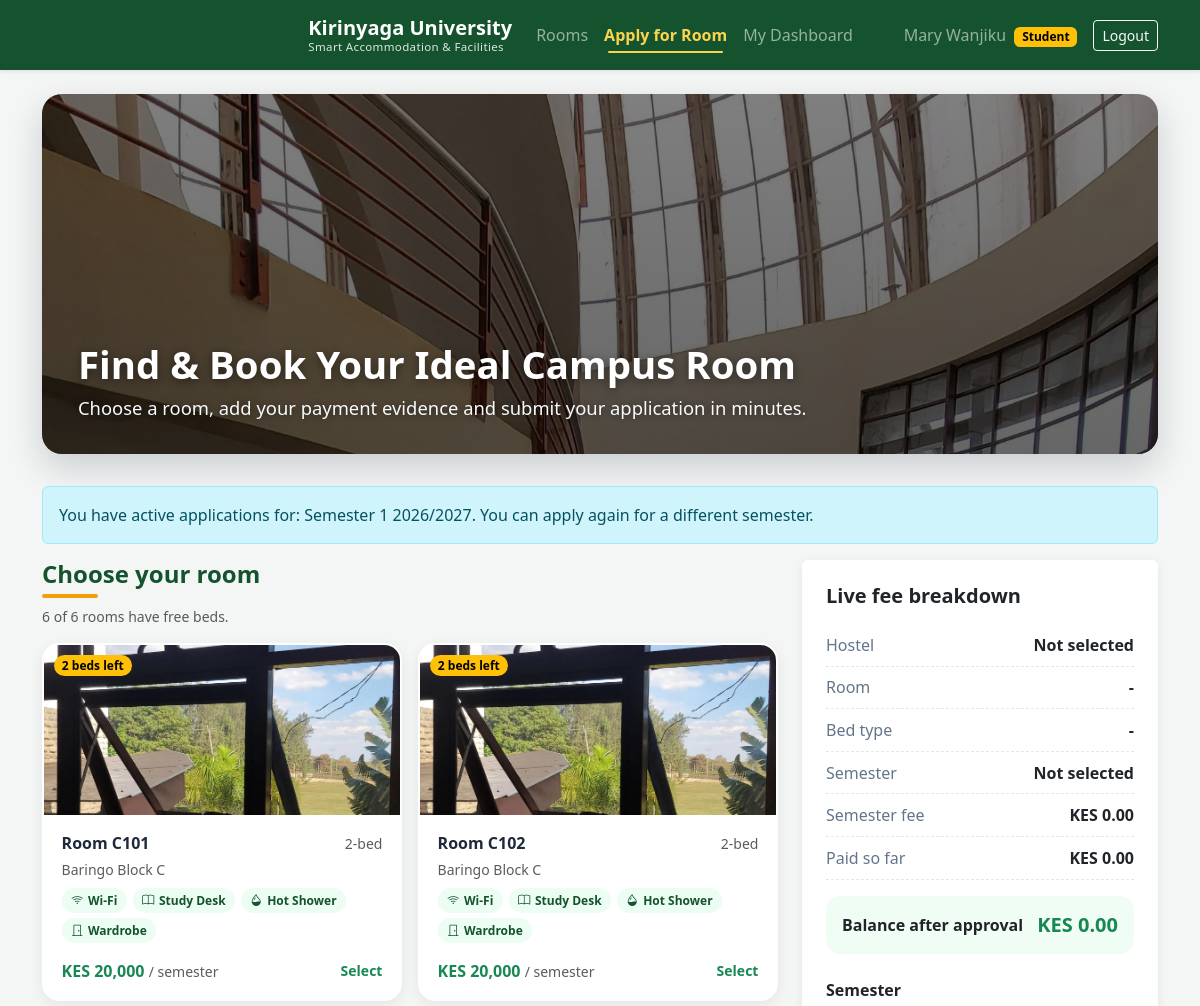
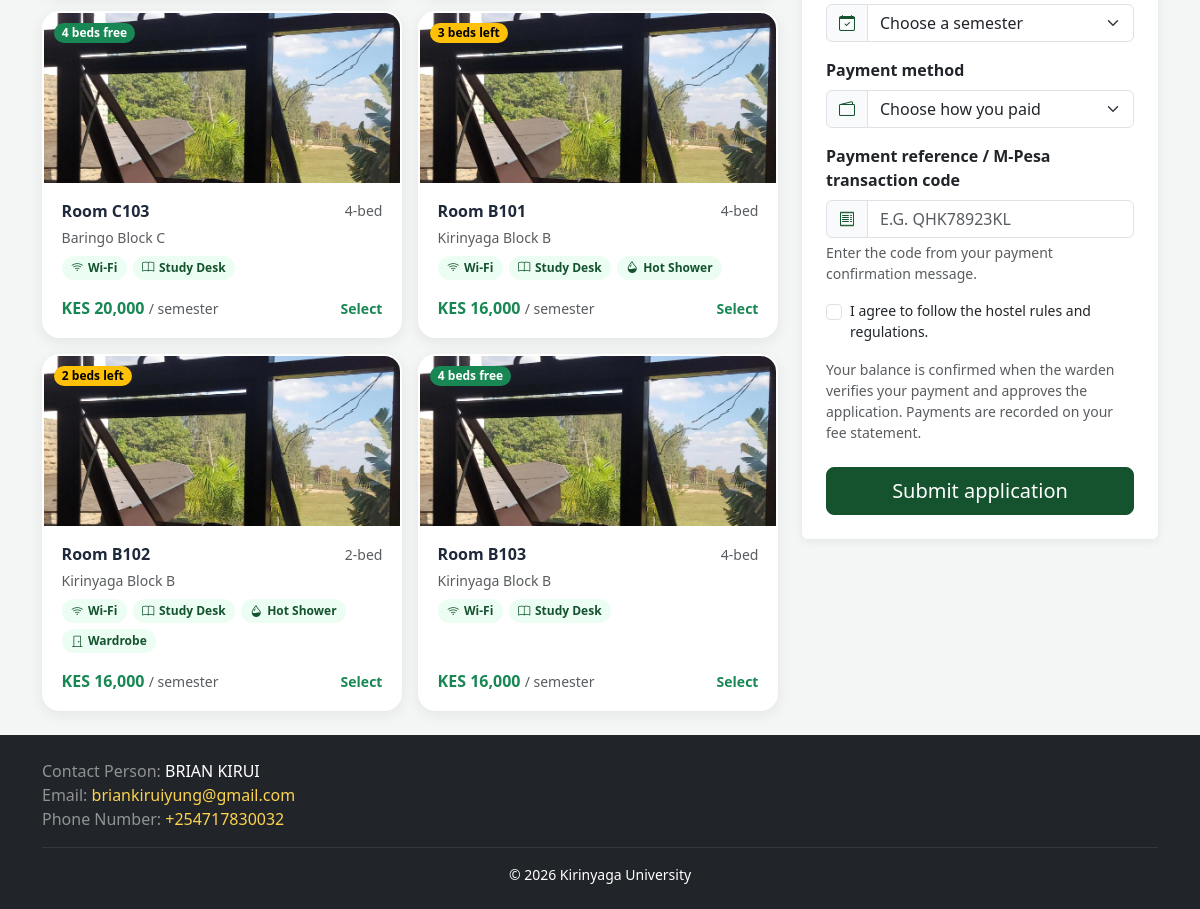
Screenshot of /apply_room.php (signed in) with the database file from the repository (2 pictures, top to bottom).
### tables this page shows
CREATE TABLE rooms (
  room_id INT AUTO_INCREMENT PRIMARY KEY,
  hostel_id INT NOT NULL,
  room_number VARCHAR(10) NOT NULL,
  capacity TINYINT UNSIGNED NOT NULL CHECK (capacity BETWEEN 1 AND 8),
  status ENUM('Available','Maintenance') NOT NULL DEFAULT 'Available',
  amenities VARCHAR(255) NOT NULL DEFAULT '',
  UNIQUE KEY uq_room (hostel_id, room_number),
  CONSTRAINT fk_room_hostel FOREIGN KEY (hostel_id) REFERENCES hostels(hostel_id) ON DELETE CASCADE
);

CREATE TABLE hostels (
  hostel_id INT AUTO_INCREMENT PRIMARY KEY,
  name VARCHAR(80) NOT NULL UNIQUE,
  gender ENUM('Male','Female','Mixed') NOT NULL,
  location VARCHAR(120) NOT NULL,
  fee_per_semester DECIMAL(10,2) NOT NULL CHECK (fee_per_semester >= 0),
  image VARCHAR(120) NULL
);

### apply_room.php (the view, shortened to what this page needs)
<?php
require_once __DIR__ . '/auth_check.php';
$uid = (int)$_SESSION['user_id'];
$semesterChoice = $_SERVER['REQUEST_METHOD'] === 'POST' ? post('semester') : '';
try {
    $profile = fetch_user_profile($conn, $uid);
    $gender = (string)($profile['gender'] ?? '');
    $emailOk = is_kyu_email((string)($profile['email'] ?? ''));
    $activeStmt = $conn->prepare("SELECT DISTINCT semester FROM applications WHERE user_id = ? AND status IN ('Pending', 'Approved')");
    $activeStmt->bind_param('i', $uid);
    $activeStmt->execute();
    $activeSemesters = array_column($activeStmt->get_result()->fetch_all(MYSQLI_ASSOC), 'semester');
    $hasActive = $semesterChoice !== '' && in_array($semesterChoice, $activeSemesters, true);
} catch (mysqli_sql_exception $ex) {
    error_log($ex->getMessage());
    exit('Something went wrong. Please try again later.');
}
$hostelFilter = (int)($_GET['hostel'] ?? 0);
$paymentReference = '';
try {
    $allRooms = fetch_rooms($conn);
} catch (mysqli_sql_exception $ex) {
    error_log($ex->getMessage());
    $allRooms = [];
}
$rooms = array_values(array_filter($allRooms, static function (array $candidate) use ($gender, $hostelFilter): bool {
    if (!eligible_for((string)$candidate['gender'], $gender)) {
        return false;
    }
    return $hostelFilter === 0 || (int)$candidate['hostel_id'] === $hostelFilter;
}));
$openCount = 0;
foreach ($rooms as $candidate) {
    if (room_free_beds($candidate) > 0) {
        $openCount++;
    }
}
$formAction = 'apply_room.php' . ($hostelFilter !== 0 ? '?hostel=' . $hostelFilter : '');
$canSubmit = $emailOk && !$hasActive;
require __DIR__ . '/header.php';
?>
<?php render_banner('banner-atrium.jpg', 'Bright atrium with a glass dome and curved balconies', 'Find & Book Your Ideal Campus Room', 'Choose a room, add your payment evidence and submit your application in minutes.'); ?>
<?php if ($activeSemesters): ?>
  <div class="alert alert-info">You have active applications for: <?= e(implode(', ', $activeSemesters)) ?>. You can apply again for a different semester.</div>
<?php endif; ?>
<form method="post" action="<?= e($formAction) ?>" class="row g-4" data-validate data-room-form novalidate>
  <div class="col-lg-8">
    <div class="mb-3">
      <h2 class="h4 section-title mb-2">Choose your room</h2>
      <p class="small text-muted mb-0">
        <?= $openCount ?> of <?= count($rooms) ?> rooms have free beds.
      </p>
    </div>
    <div class="row row-cols-1 row-cols-md-2 g-3">
      <?php foreach ($rooms as $room): ?>
        <?php
          $roomId = (int)$room['room_id'];
          $capacity = (int)$room['capacity'];
          $free = room_free_beds($room);
          $bookable = $free > 0;
          $badge = availability($free);
          $inputId = 'room-' . $roomId;
        ?>
        <div class="col">
          <label class="room-card<?= $bookable ? '' : ' is-disabled' ?>" for="<?= e($inputId) ?>">
            <span class="room-card-media">
              <?php render_image(room_photo_for($capacity), $capacity . '-bed room interior', 'room-card-img'); ?>
              <span class="badge rounded-pill text-bg-<?= e($badge['class']) ?> room-card-status"><?= e($badge['label']) ?></span>
            </span>
            <span class="room-card-body">
              <span class="d-flex justify-content-between align-items-center mb-1">
                <span class="fw-bold">Room <?= e($room['room_number']) ?></span>
                <span class="small text-muted"><?= $capacity ?>-bed</span>
              </span>
              <span class="small text-muted mb-2"><?= e($room['hostel_name']) ?></span>
              <span class="amenity-list mb-3"><?php render_amenity_badges((string)$room['amenities']); ?></span>
              <span class="d-flex justify-content-between align-items-center mt-auto">
                <span class="fw-bold text-success"><?= e(money_short($room['fee_per_semester'])) ?> <small class="fw-normal text-muted">/ semester</small></span>
                <span class="small fw-semibold <?= $bookable ? 'text-success' : 'text-muted' ?>"><?= $bookable ? 'Select' : 'Unavailable' ?></span>
              </span>
            </span>
          </label>
        </div>
      <?php endforeach; ?>
    </div>
  </div>
  <div class="col-lg-4">
    <aside class="card fee-summary p-4" aria-live="polite">
      <h2 class="h5 fw-bold mb-3">Live fee breakdown</h2>
      <dl class="fee-list mb-3">
        <div><dt>Hostel</dt><dd data-field="hostel">Not selected</dd></div>
        <div><dt>Room</dt><dd data-field="room">-</dd></div>
        <div><dt>Bed type</dt><dd data-field="beds">-</dd></div>
        <div><dt>Semester</dt><dd data-field="semester">Not selected</dd></div>
        <div><dt>Semester fee</dt><dd data-field="fee">KES 0.00</dd></div>
        <div><dt>Paid so far</dt><dd data-field="paid">KES 0.00</dd></div>
      </dl>
      <div class="fee-total d-flex justify-content-between align-items-center mb-4">
        <span class="fw-semibold">Balance after approval</span>
        <span class="fs-5 fw-bold text-success" data-field="balance">KES 0.00</span>
      </div>
      <div class="mb-3">
        <label class="form-label fw-semibold" for="semester">Semester</label>
        <div class="input-group has-validation">
          <span class="input-group-text"><i class="bi bi-calendar-check" aria-hidden="true"></i></span>
          <select id="semester" name="semester" class="form-select" data-rule="select">
            <option value="">Choose a semester</option>
          </select>
        </div>
      </div>
      <div class="mb-3">
        <label class="form-label fw-semibold" for="payment_method">Payment method</label>
        <div class="input-group has-validation">
          <span class="input-group-text"><i class="bi bi-wallet2" aria-hidden="true"></i></span>
          <select id="payment_method" name="payment_method" class="form-select" data-rule="select">
            <option value="">Choose how you paid</option>
          </select>
        </div>
      </div>
      <div class="mb-3">
        <label class="form-label fw-semibold" for="payment_reference">Payment reference / M-Pesa transaction code</label>
        <div class="input-group has-validation">
          <span class="input-group-text"><i class="bi bi-receipt" aria-hidden="true"></i></span>
          <input id="payment_reference" name="payment_reference" class="form-control text-uppercase" placeholder="e.g. QHK78923KL" maxlength="20" value="<?= e($paymentReference) ?>" data-rule="paycode" data-method="#payment_method" autocomplete="off">
        </div>
        <div class="form-text">Enter the code from your payment confirmation message.</div>
      </div>
      <div class="form-check mb-3">
        <input class="form-check-input" type="checkbox" name="terms" id="terms" data-rule="checked" <?= empty($_POST['terms']) ? '' : 'checked' ?>>
        <label class="form-check-label small" for="terms">I agree to follow the hostel rules and regulations.</label>
      </div>
      <p class="small text-muted mb-4">Your balance is confirmed when the warden verifies your payment and approves the application. Payments are recorded on your fee statement.</p>
      <button class="btn btn-primary btn-lg w-100" <?= $canSubmit ? '' : 'disabled' ?>>Submit application</button>
    </aside>
  </div>
</form>
<?php require __DIR__ . '/footer.php'; ?>

### functions.php (shortened to what this page needs)
<?php
function e($value): string
{
    return htmlspecialchars((string)$value, ENT_QUOTES, 'UTF-8');
}
function money_short($amount): string
{
    return 'KES ' . number_format((float)$amount, 0);
}
function is_kyu_email(string $email): bool
{
    $domain = strtolower(substr($email, strrpos($email, '@') + 1));
    return in_array($domain, KYU_EMAIL_DOMAINS, true);
}
function eligible_for(string $hostelGender, string $studentGender): bool
{
    return $hostelGender === 'Mixed' || $hostelGender === $studentGender;
}
function availability(int $free): array
{
    if ($free <= 3) {
        return ['label' => $free . ($free === 1 ? ' bed left' : ' beds left'), 'class' => 'warning'];
    }
    return ['label' => $free . ' beds free', 'class' => 'success'];
}
function fetch_user_profile(mysqli $conn, int $userId): array
{
    $stmt = $conn->prepare('SELECT user_id, reg_no, full_name, email, phone, gender FROM users WHERE user_id = ?');
    $stmt->bind_param('i', $userId);
    $stmt->execute();
    return $stmt->get_result()->fetch_assoc() ?? [];
}
function fetch_rooms(mysqli $conn): array
{
    $sql = "SELECT r.room_id, r.room_number, r.capacity, r.status, r.amenities,
                   h.hostel_id, h.name AS hostel_name, h.gender, h.fee_per_semester,
                   (SELECT COUNT(*) FROM applications a WHERE a.room_id = r.room_id AND a.status = 'Approved') AS occupied
            FROM rooms r
            JOIN hostels h ON h.hostel_id = r.hostel_id
            ORDER BY h.name, r.room_number";
    return $conn->query($sql)->fetch_all(MYSQLI_ASSOC);
}
function room_free_beds(array $room): int
{
    return max(0, (int)$room['capacity'] - (int)$room['occupied']);
}
function asset_url(string $filename): string
{
    $name = basename($filename);
    return ($name !== '' && is_file(__DIR__ . '/assets/images/' . $name)) ? 'assets/images/' . $name : '';
}
function render_image(string $filename, string $alt, string $class = '', bool $lazy = true): void
{
    $src = asset_url($filename);
    echo '<img src="' . e($src) . '" alt="' . e($alt) . '" class="' . e($class) . '"' . ($lazy ? ' loading="lazy"' : '') . '>';
}
function render_banner(string $filename, string $alt, string $title, string $subtitle = ''): void
{
    echo '<section class="kyu-hero kyu-banner">';
    render_image($filename, $alt, 'kyu-hero-img', false);
    echo '<div class="kyu-hero-overlay" aria-hidden="true"></div>';
    echo '<div class="kyu-hero-content">';
    echo '<h1 class="kyu-hero-title">' . e($title) . '</h1>';
    if ($subtitle !== '') {
        echo '<p class="kyu-hero-subtitle mb-0">' . e($subtitle) . '</p>';
    }
    echo '</div></section>';
}
function amenities_list(string $csv): array
{
    $items = array_map('trim', explode(',', $csv));
    return array_values(array_filter($items, static fn(string $item): bool => $item !== ''));
}
function render_amenity_badges(string $csv): void
{
    foreach (amenities_list($csv) as $amenity) {
        $icon = AMENITY_ICONS[$amenity] ?? 'bi-check2';
        echo '<span class="amenity-badge"><i class="bi ' . e($icon) . '" aria-hidden="true"></i>' . e($amenity) . '</span>';
    }
}

### style.css (style rules this page uses)
:root { --kyu-green-dark: #0f3f22; --kyu-green: #14532d; --kyu-green-light: #15803d; --kyu-gold: #f59e0b; --kyu-gold-soft: #fcd34d; --kyu-surface: #f4f6f5; --kyu-ink: #1e293b; --kyu-radius: 1.1rem; }
html { scroll-behavior: smooth; }
body { display: flex; flex-direction: column; min-height: 100vh; background: var(--kyu-surface); color: var(--kyu-ink); }
img { object-fit: cover; }
[id] { scroll-margin-top: 90px; }
.btn-primary { --bs-btn-bg: var(--kyu-green); --bs-btn-border-color: var(--kyu-green); --bs-btn-hover-bg: var(--kyu-green-dark); --bs-btn-hover-border-color: var(--kyu-green-dark); --bs-btn-active-bg: var(--kyu-green-dark); --bs-btn-active-border-color: var(--kyu-green-dark); --bs-btn-disabled-bg: var(--kyu-green); --bs-btn-disabled-border-color: var(--kyu-green); --bs-btn-focus-shadow-rgb: 20, 83, 45; }
.input-group-text { background: #f8fafc; color: var(--kyu-green); }
.card { border: 0; box-shadow: 0 2px 10px rgba(15, 23, 42, .07); }
.kyu-hero { position: relative; overflow: hidden; color: #fff; }
.kyu-hero-img { position: absolute; inset: 0; width: 100%; height: 100%; object-fit: cover; object-position: center; }
.kyu-hero-overlay { position: absolute; inset: 0; z-index: 1; background: linear-gradient(rgba(0, 0, 0, 0.5), rgba(0, 0, 0, 0.6)); }
.kyu-hero-content { position: relative; z-index: 2; }
.kyu-hero-title { margin-bottom: .5rem; font-size: clamp(1.6rem, 3.2vw, 2.5rem); font-weight: 800; line-height: 1.15; text-shadow: 0 2px 10px rgba(0, 0, 0, .45); }
.kyu-hero-subtitle { font-size: clamp(1rem, 1.6vw, 1.15rem); color: #f8fafc; text-shadow: 0 1px 6px rgba(0, 0, 0, .45); }
.kyu-banner { display: flex; align-items: flex-end; height: 360px; margin-bottom: 2rem; border-radius: 1.25rem; box-shadow: 0 14px 35px rgba(15, 23, 42, .18); }
.kyu-banner .kyu-hero-content { padding: 2rem 2.25rem; }
.section-title { font-weight: 700; color: var(--kyu-green); }
.section-title::after { content: ''; display: block; width: 56px; height: 4px; margin-top: .35rem; border-radius: 2px; background: var(--kyu-gold); }
.room-card { display: flex; flex-direction: column; height: 100%; overflow: hidden; border: 2px solid transparent; border-radius: var(--kyu-radius); background: #fff; cursor: pointer; box-shadow: 0 4px 14px rgba(15, 23, 42, .07); transition: border-color .2s ease, box-shadow .2s ease, transform .2s ease; }
.room-card-media { position: relative; display: block; }
.room-card-img { display: block; width: 100%; height: 170px; object-fit: cover; }
.room-card-status { position: absolute; top: 10px; left: 10px; }
.room-card-body { display: flex; flex-direction: column; flex: 1; padding: 1rem 1.1rem; }
.amenity-list { display: flex; flex-wrap: wrap; gap: .35rem; }
.amenity-badge { display: inline-flex; align-items: center; gap: .3rem; padding: .2rem .6rem; border-radius: 999px; background: #ecfdf3; color: var(--kyu-green); font-size: .75rem; font-weight: 600; }
.fee-summary { position: sticky; top: 96px; }
.fee-list > div { display: flex; justify-content: space-between; gap: 1rem; padding: .55rem 0; border-bottom: 1px dashed #e2e8f0; }
.fee-list dt { font-weight: 500; color: #64748b; }
.fee-list dd { margin: 0; font-weight: 600; text-align: right; }
.fee-total { padding: .9rem 1rem; border-radius: .9rem; background: #f0fdf4; }

### rows the page displays
rooms: label "2 beds left", room_number "C101", capacity "2", hostel.name "Baringo Block C", amenities "Wi-Fi", amenities "Study Desk", amenities "Hot Shower", amenities "Wardrobe", hostel.fee_per_semester "KES 20,000", shows "Select"
rooms: label "2 beds left", room_number "C102", capacity "2", hostel.name "Baringo Block C", amenities "Wi-Fi", amenities "Study Desk", amenities "Hot Shower", amenities "Wardrobe", hostel.fee_per_semester "KES 20,000", shows "Select"
rooms: label "4 beds free", room_number "C103", capacity "4", hostel.name "Baringo Block C", amenities "Wi-Fi", amenities "Study Desk", hostel.fee_per_semester "KES 20,000", shows "Select"
rooms: label "3 beds left", room_number "B101", capacity "4", hostel.name "Kirinyaga Block B", amenities "Wi-Fi", amenities "Study Desk", amenities "Hot Shower", hostel.fee_per_semester "KES 16,000", shows "Select"
rooms: label "2 beds left", room_number "B102", capacity "2", hostel.name "Kirinyaga Block B", amenities "Wi-Fi", amenities "Study Desk", amenities "Hot Shower", amenities "Wardrobe", hostel.fee_per_semester "KES 16,000", shows "Select"
rooms: label "4 beds free", room_number "B103", capacity "4", hostel.name "Kirinyaga Block B", amenities "Wi-Fi", amenities "Study Desk", hostel.fee_per_semester "KES 16,000", shows "Select"

### other values shown
KYU_NAME "Kirinyaga University"
$linkLabel "Rooms"
$linkLabel "Apply for Room"
$linkLabel "My Dashboard"
$_SESSION['full_name'] "Mary Wanjiku"
$title "Find & Book Your Ideal Campus Room"
$subtitle "Choose a room, add your payment evidence and submit your application in minutes."
implode(', ', $activeSemesters) "Semester 1 2026/2027"
$openCount "6"
count($rooms) "6"
